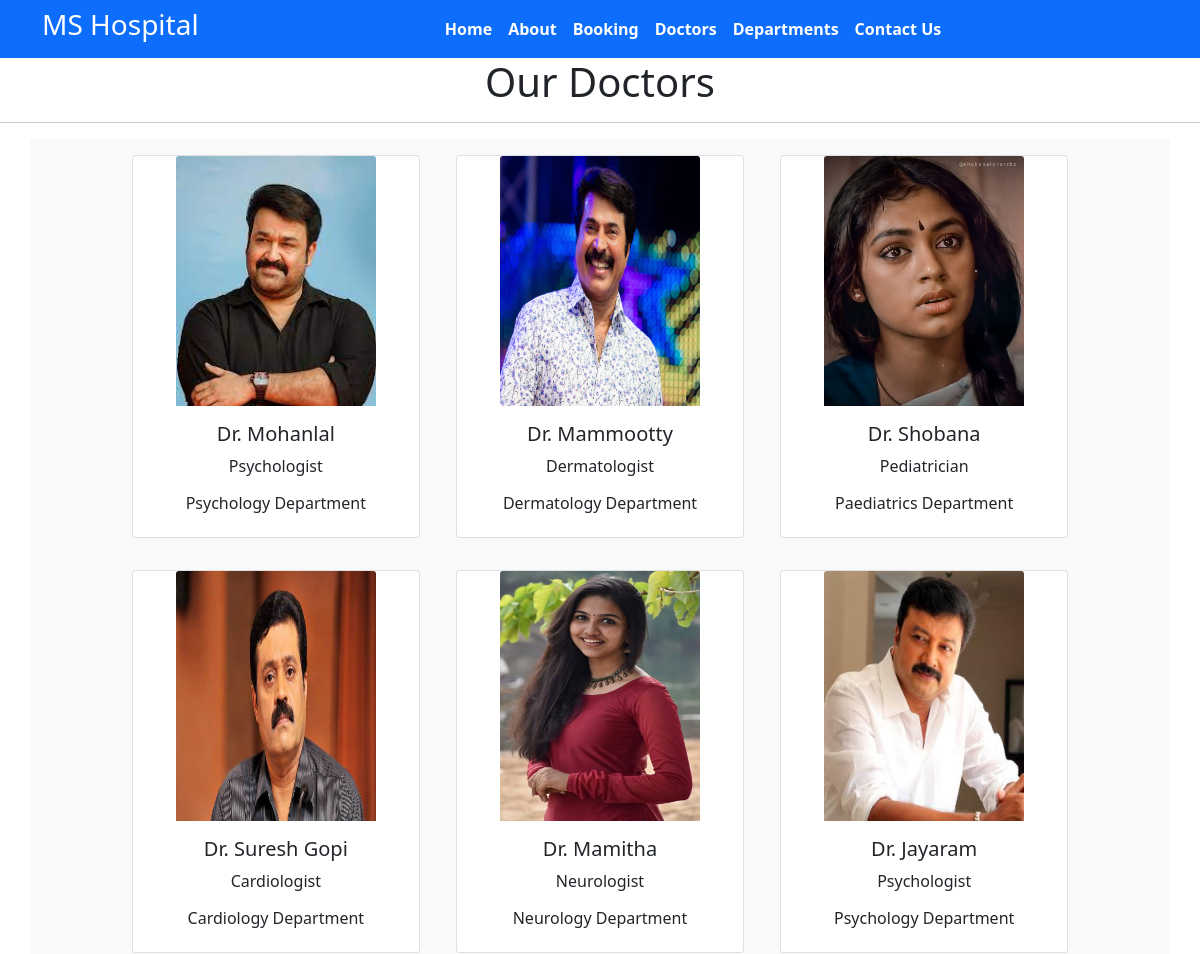
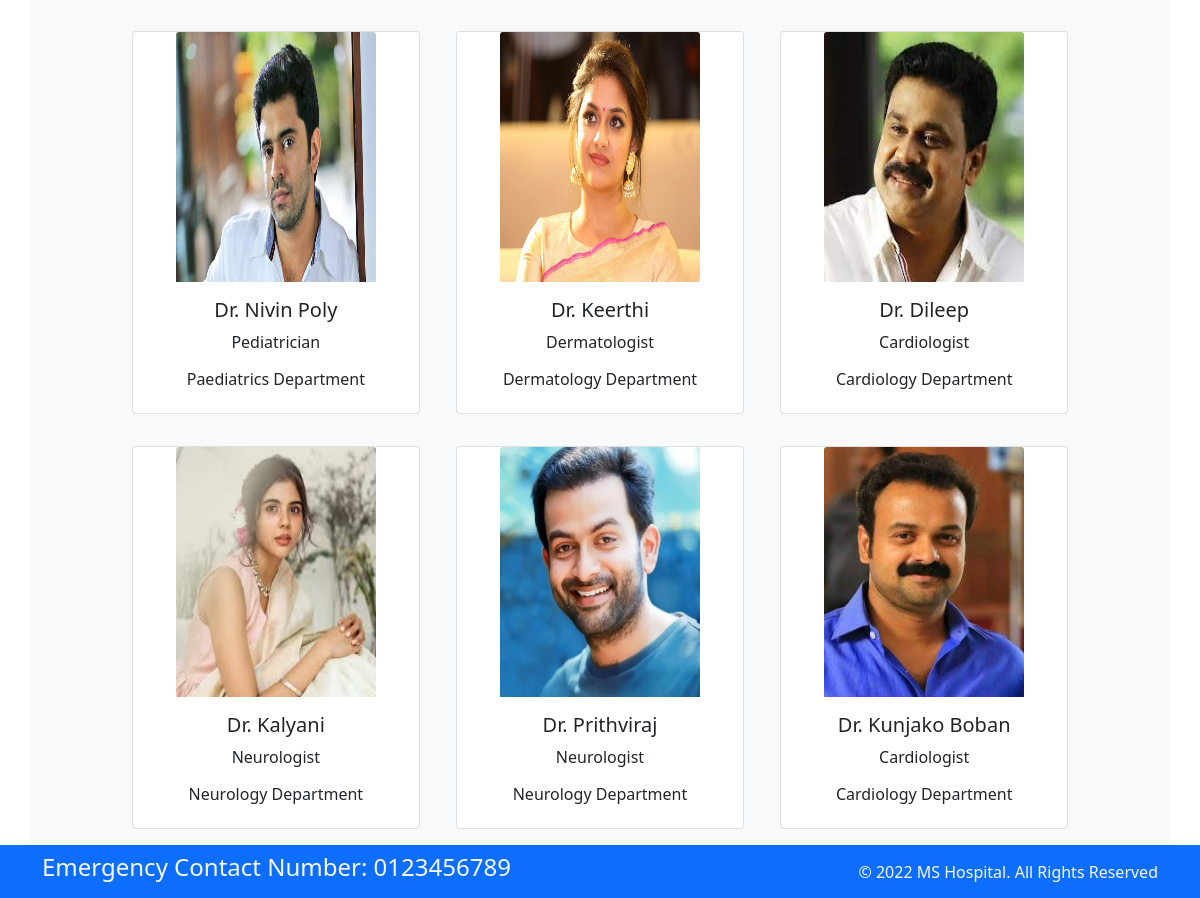
The app's page /doctors/ with its own data (2 pictures, top to bottom).
### ms_hospital_app/models.py (models this page shows, shortened)
class Doctor(models.Model):
    doc_name = models.CharField(max_length=100)
    doc_spec = models.CharField(max_length=100)
    dep_name = models.ForeignKey(Department,on_delete=models.CASCADE)
    doc_image = models.ImageField(upload_to ='doctors')

class Department(models.Model):
    dep_name = models.CharField(max_length=100)
    dep_description = models.TextField()
    def __str__(self):
        return self.dep_name

### ms_hospital_app/views.py (the view)
# urls.py: path('doctors/', views.doctors, name='doctors'),
def doctors(request):
    dict_doc = {
        'doctors':Doctor.objects.all
    }
    return render(request,'doctors.html',dict_doc)

### templates/doctors.html (shortened to what this page needs)
{% extends 'base.html' %}
{% block content %}
<h1 class="text-center">Our Doctors</h1>
<hr>
<div class="container text-center bg-light">
    {% for d in doctors %}
    <div class="card text-center mx-3 my-3" style="width: 18rem; display: inline-block">
        <img style="width: 200px;height:250px;" src="{{d.doc_image.url}}" class="card-img-top" alt="...">
        <div class="card-body">
            <h5 class="card-title">Dr. {{d.doc_name}}</h5>
            <p class="card-text">{{d.doc_spec}}</p>
            <h6>{{d.dep_name}} Department</h6>
        </div>
    </div>
    {% endfor %}
</div>
{% endblock %}

### templates/base.html (shortened to what this page needs)
{% load static %}
<!DOCTYPE html>
<html>
  <head>
    <link rel="stylesheet"
      href=" https://cdn.jsdelivr.net/npm/bootstrap@5.1.3/dist/css/bootstrap.min.css ">
    <link rel="stylesheet"
      href="https://use.fontawesome.com/releases/v5.2.0/css/all.css">
    <link rel="stylesheet" href="{% static '/css/style.css'%}">
  </head>
  <body>
    <nav class="navbar bg-primary navbar-expand-md ">
      <div class="container">
        <div class="col-2 text-left pl-md-0">
          <h3 class="text-white"> MS Hospital </h3>
        </div>
        <div
          class="collapse navbar-collapse justify-content-center col-md-8 navbar-collapse-3">
          <ul class="navbar-nav justify-content-center  fw-bold">
            <li class="nav-item active">
              <a class="nav-link text-white" href="{% url 'home' %}">Home </a>
            </li>
            <li class="nav-item">
              <a class="nav-link text-white" href="{% url 'about' %}">About</a>
            </li>
            <li class="nav-item">
              <a class="nav-link text-white" href="{% url 'booking' %}">Booking</a>
            </li>
            <li class="nav-item">
              <a class="nav-link text-white" href="{% url 'doctors' %}">Doctors</a>
            </li>
			 <li class="nav-item">
              <a class="nav-link text-white" href="{% url 'department' %}">Departments</a>
            </li>
            <li class="nav-item">
              <a class="nav-link text-white" href="{% url 'contact' %}">Contact Us</a>
            </li>
          </ul>
        </div>
      </div>
    </nav>
    {% block content %}{% endblock %}
    <section class="">
      <footer class="pt-2 pb-2  bg-primary text-light">
        <div class="container">
          <div class="row align-items-center">
            <div class="col-12 col-md-8">
              <h4>Emergency Contact Number: 0123456789</h4>
            </div>
            <div class="col-12 col-md-4 mt-4 mt-md-0 text-center text-md-end">
              © 2022 MS Hospital. All Rights Reserved
            </div>
          </div>
        </div>
      </footer>
    </section>
  </body>
</html>

### records on screen
Doctor: doc_image (picture), doc_name "Mohanlal", doc_spec "Psychologist", dep_name "Psychology"
Doctor: doc_image (picture), doc_name "Mammootty", doc_spec "Dermatologist", dep_name "Dermatology"
Doctor: doc_image (picture), doc_name "Shobana", doc_spec "Pediatrician", dep_name "Paediatrics"
Doctor: doc_image (picture), doc_name "Suresh Gopi", doc_spec "Cardiologist", dep_name "Cardiology"
Doctor: doc_image (picture), doc_name "Mamitha", doc_spec "Neurologist", dep_name "Neurology"
Doctor: doc_image (picture), doc_name "Jayaram", doc_spec "Psychologist", dep_name "Psychology"
Doctor: doc_image (picture), doc_name "Nivin Poly", doc_spec "Pediatrician", dep_name "Paediatrics"
Doctor: doc_image (picture), doc_name "Keerthi", doc_spec "Dermatologist", dep_name "Dermatology"
Doctor: doc_image (picture), doc_name "Dileep", doc_spec "Cardiologist", dep_name "Cardiology"
Doctor: doc_image (picture), doc_name "Kalyani", doc_spec "Neurologist", dep_name "Neurology"
Doctor: doc_image (picture), doc_name "Prithviraj", doc_spec "Neurologist", dep_name "Neurology"
Doctor: doc_image (picture), doc_name "Kunjako Boban", doc_spec "Cardiologist", dep_name "Cardiology"
